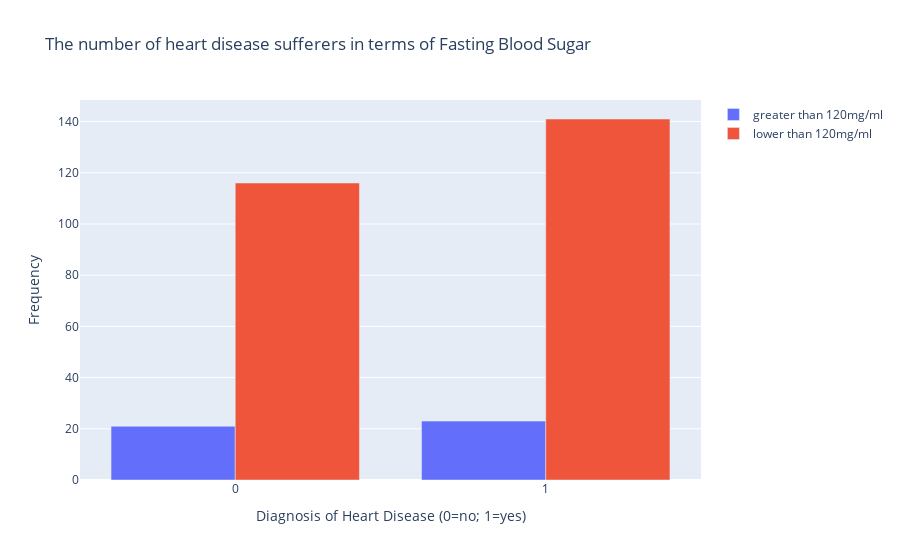

Here is the notebook cell this chart was saved with:
### Code cell
plot_discrete('fasting_blood_sugar', 'Fasting Blood Sugar')

### Figure 1 — Plotly figure (JSON) as saved in the notebook; plotly's stock layout.template omitted (floating-point values rounded to 4 significant figures)
{"data": [{"y": [21, 23], "x": [0, 1], "type": "bar", "name": "greater than 120mg/ml"}, {"y": [116, 141], "x": [0, 1], "type": "bar", "name": "lower than 120mg/ml"}], "layout": {"barmode": "group", "yaxis": {"title": {"text": "Frequency"}}, "xaxis": {"title": {"text": "Diagnosis of Heart Disease (0=no; 1=yes)"}}, "title": {"text": "The number of heart disease sufferers in terms of Fasting Blood Sugar"}}}
